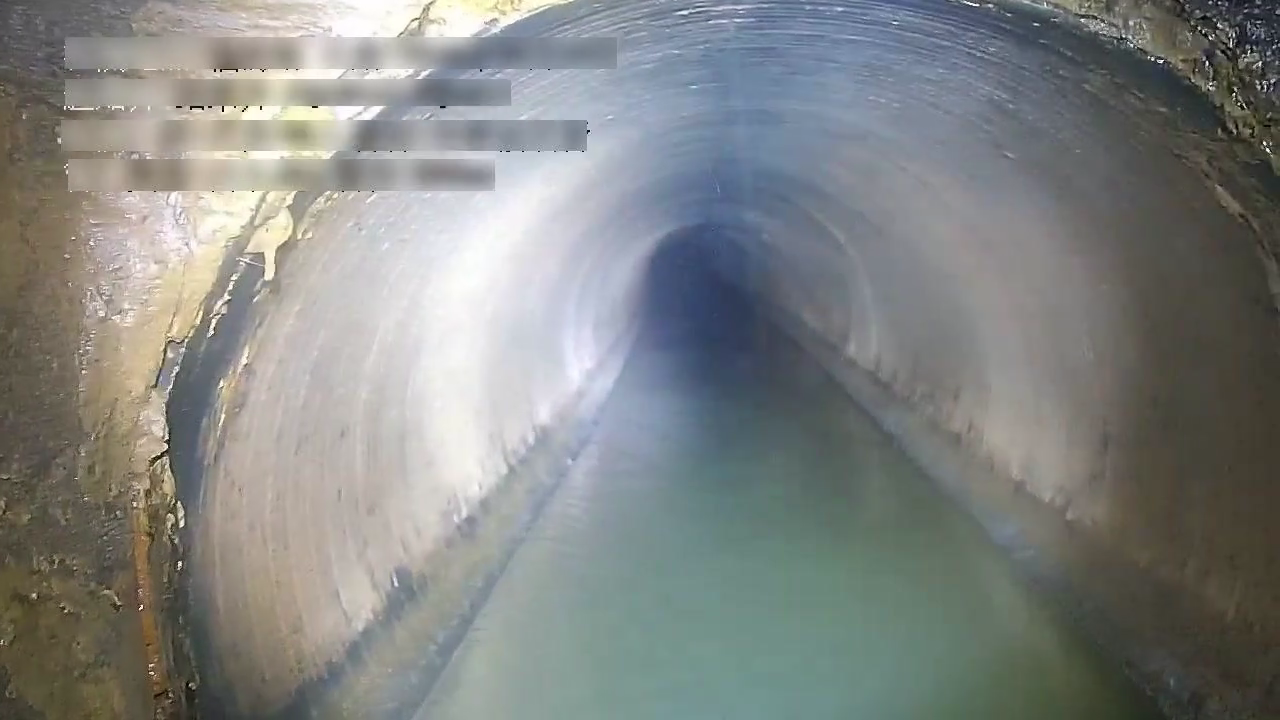
#> input picture frame 23 of Recurrent/tool/video/4707.mp4, 1280 x 720 px
$ python enhance.py
#> lines starting #> are read from the running program, lines starting #| are printed output that depends on the picture; pictures that were not available may be replaced by others from this repository, and a replacement may not be noted
import cv2
import numpy as np

INPUT_FILE1 = '/mnt/hdd1/chenbeitao/data/datasets/UrbanPipe-Track/urbanpipe_data/media/sdd/zhangxuan/eccv_data_raw_video/4707.mp4'
INPUT_FILE2 = '/mnt/hdd1/chenbeitao/data/datasets/UrbanPipe-Track/urbanpipe_data/media/sdd/zhangxuan/eccv_data_raw_video/4709.mp4'
OUTPUT_FILE = './video/merge_four.mp4'

reader1 = cv2.VideoCapture(INPUT_FILE1)
reader2 = cv2.VideoCapture(INPUT_FILE2)
width = int(reader1.get(cv2.CAP_PROP_FRAME_WIDTH))
height = int(reader1.get(cv2.CAP_PROP_FRAME_HEIGHT))
length1 = int(reader1.get(cv2.CAP_PROP_FRAME_COUNT))
length2 = int(reader2.get(cv2.CAP_PROP_FRAME_COUNT))
print(length1, length2)
writer = cv2.VideoWriter(OUTPUT_FILE,
            #   cv2.VideoWriter_fourcc('I', '4', '2', '0'), # (*"mp4v") for mp4 output
              cv2.VideoWriter_fourcc('m', 'p', '4', 'v'), # (*"mp4v") for mp4 output
              30, # fps
              (width, height)) # resolution

print(reader1.isOpened())
print(reader2.isOpened())
have_more_frame = True
two_flag = True
c = 0

while have_more_frame and two_flag:
    have_more_frame, frame1 = reader1.read()
#> frame1 is the input picture: shape (720, 1280, 3); mean B, G, R 131.3, 133.5, 130.6
    two_flag, frame2 = reader2.read()
    if frame1 is None or frame2 is None:
        break
    frame1 = cv2.resize(frame1, (width//2, height//2))
#> frame1: shape (360, 640, 3)
    frame2 = cv2.resize(frame2, (width//2, height//2))
    row1 = np.hstack((frame1, frame2))
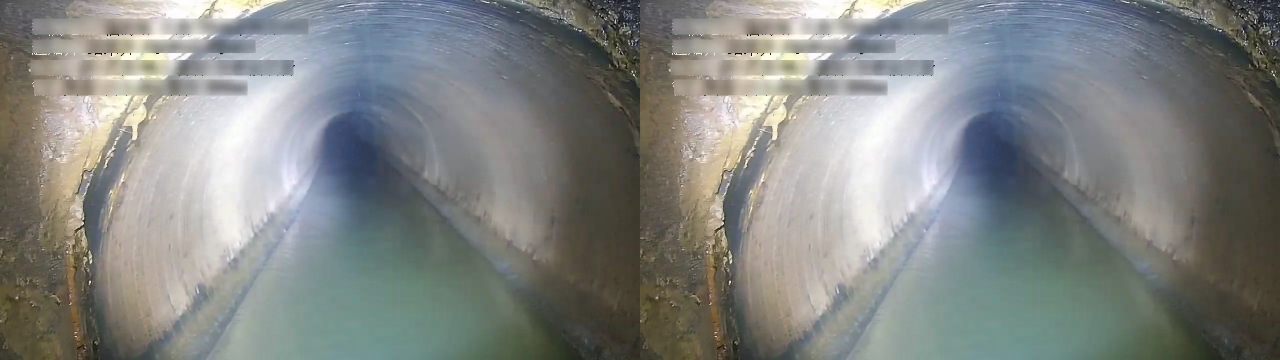
#> row1: shape (360, 1280, 3); mean B, G, R 131.5, 133.7, 130.7
    row2 = np.hstack((frame2, frame1))
    img = np.vstack((row1, row2))
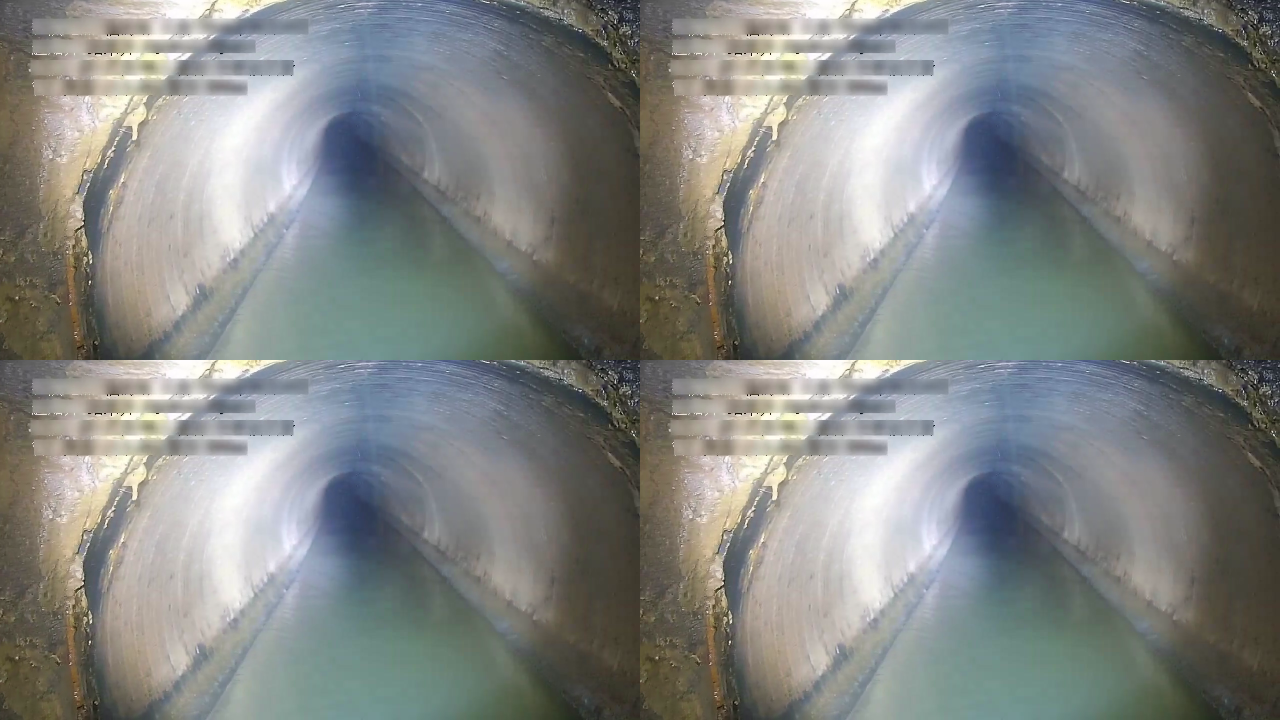
#> img: shape (720, 1280, 3); mean B, G, R 131.5, 133.7, 130.7
    # print(img.shape)
    cv2.waitKey(1)
    writer.write(img)
    c += 1
    print(str(c) + ' is ok', end='\r')


writer.release()
reader1.release()
reader2.release()
cv2.destroyAllWindows()

$ run again, starting later in the video
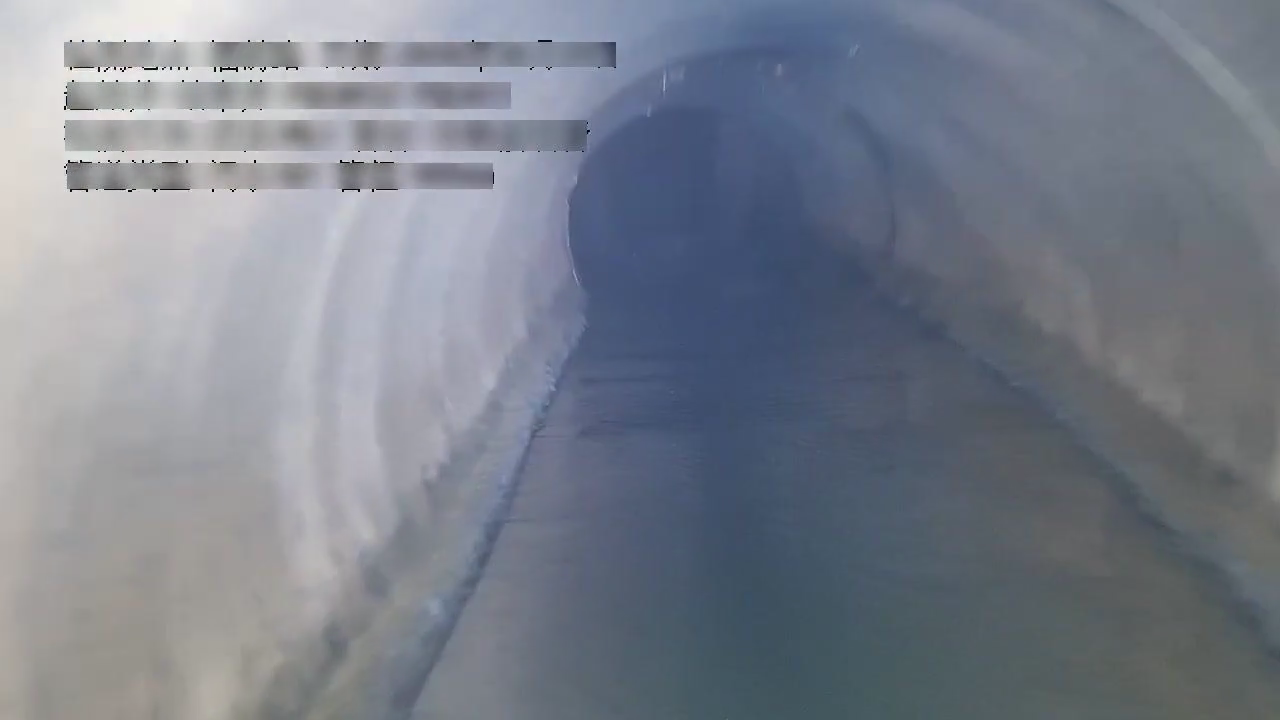
#> input picture frame 106 of Recurrent/tool/video/4707.mp4, 1280 x 720 px
#> frame1 is the input picture: shape (720, 1280, 3); mean B, G, R 139.9, 128.3, 122.3
#> frame1: shape (360, 640, 3)
#> `row1 = np.hstack((frame1, frame2))`:
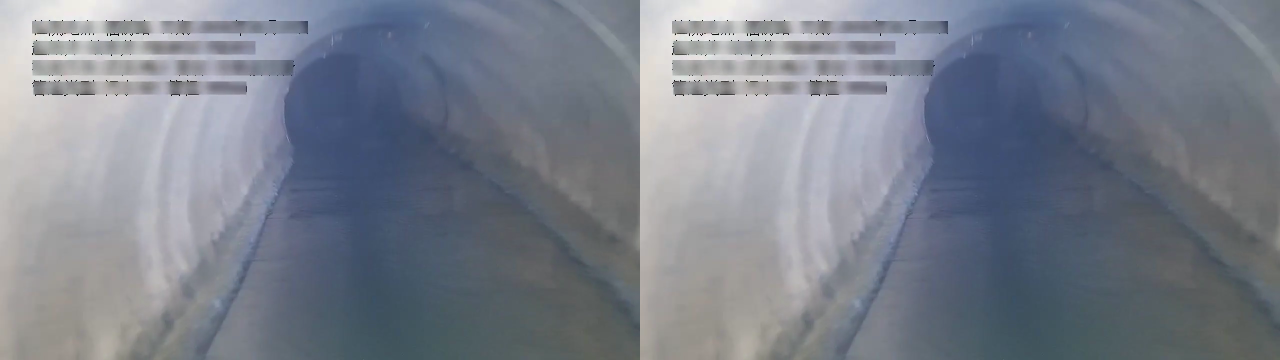
#> row1: shape (360, 1280, 3); mean B, G, R 140, 128.4, 122.4
#> `img = np.vstack((row1, row2))`:
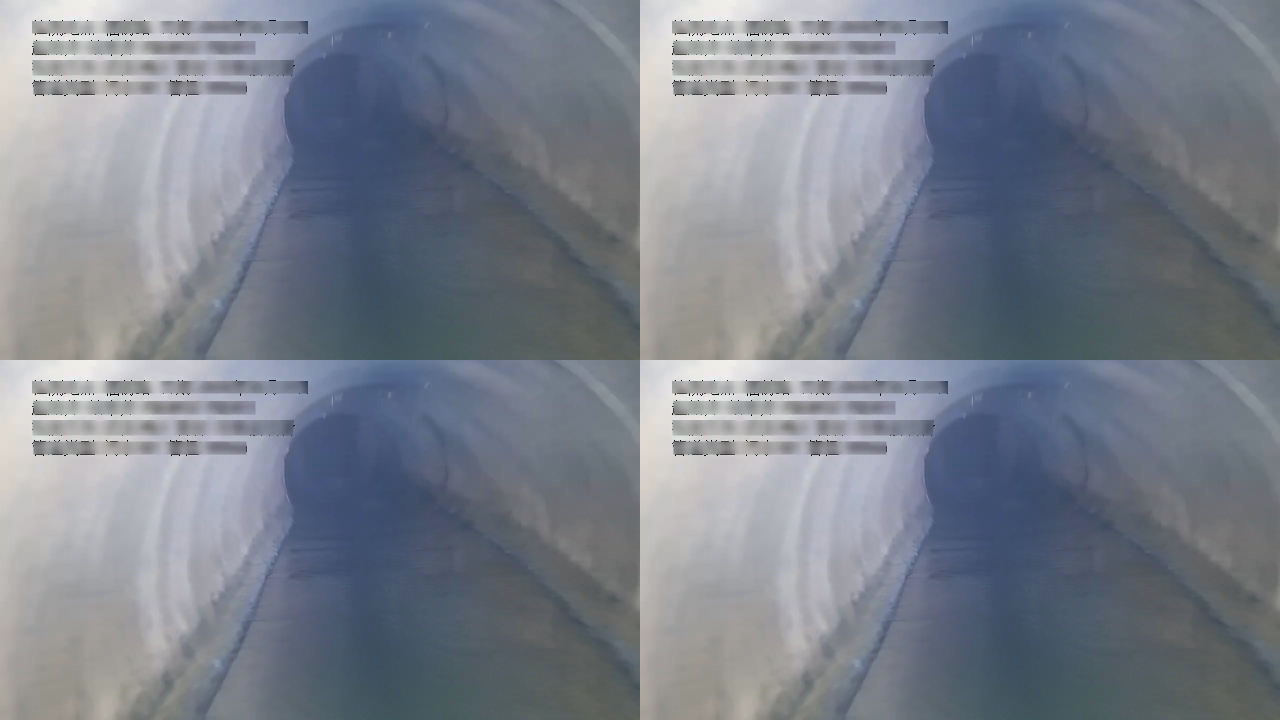
#> img: shape (720, 1280, 3); mean B, G, R 140, 128.4, 122.4

$ run again, starting later in the video
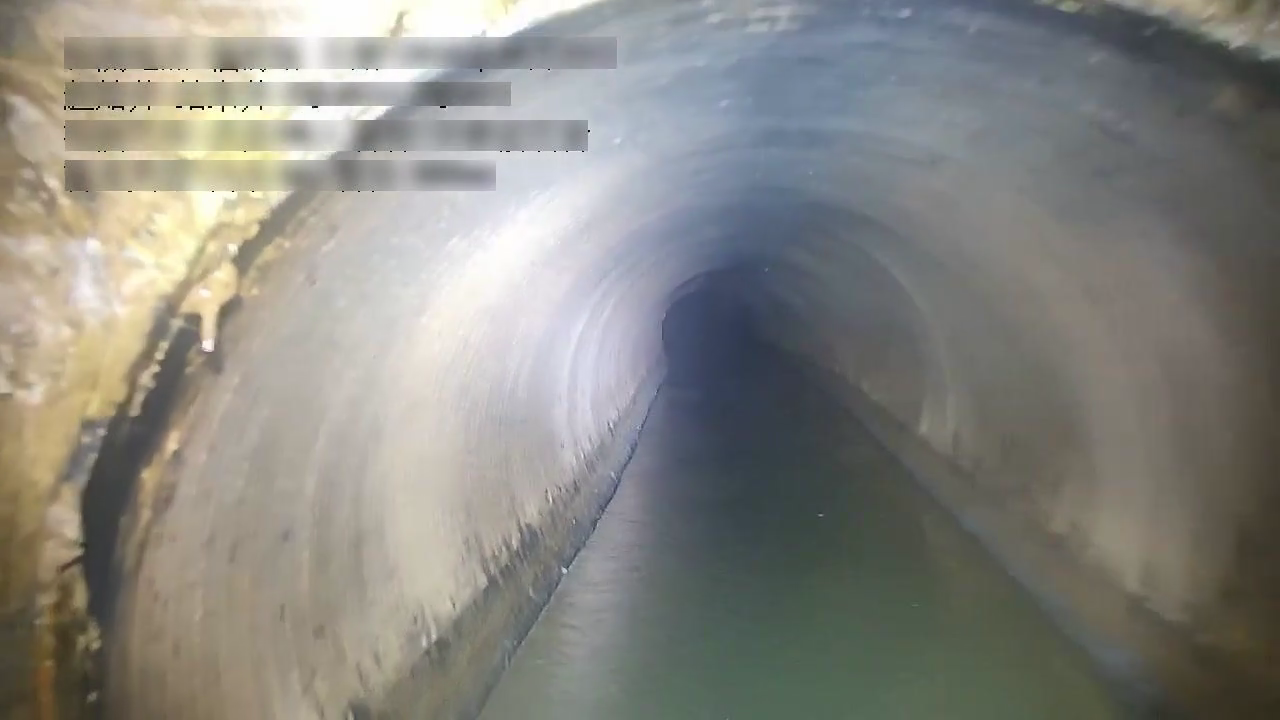
#> input picture frame 189 of Recurrent/tool/video/4707.mp4, 1280 x 720 px
#> frame1 is the input picture: shape (720, 1280, 3); mean B, G, R 129.4, 135.5, 136.3
#> frame1: shape (360, 640, 3)
#> `row1 = np.hstack((frame1, frame2))`:
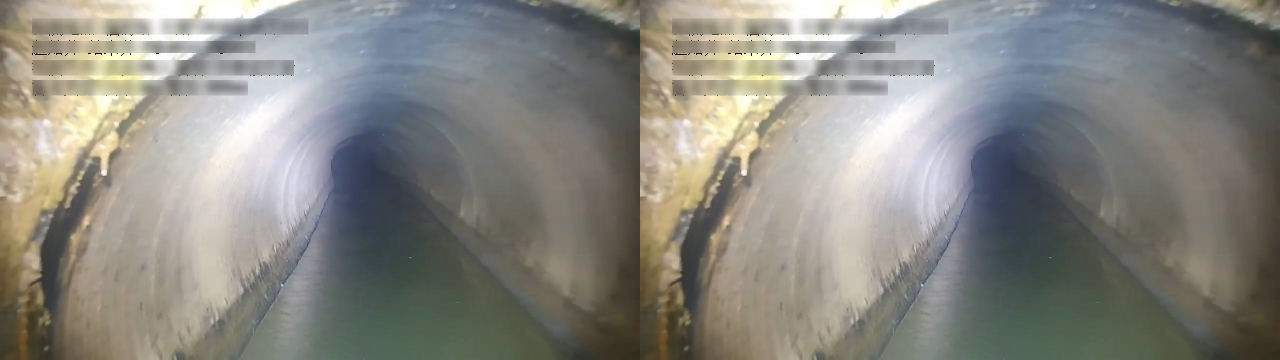
#> row1: shape (360, 1280, 3); mean B, G, R 129.5, 135.6, 136.5
#> `img = np.vstack((row1, row2))`:
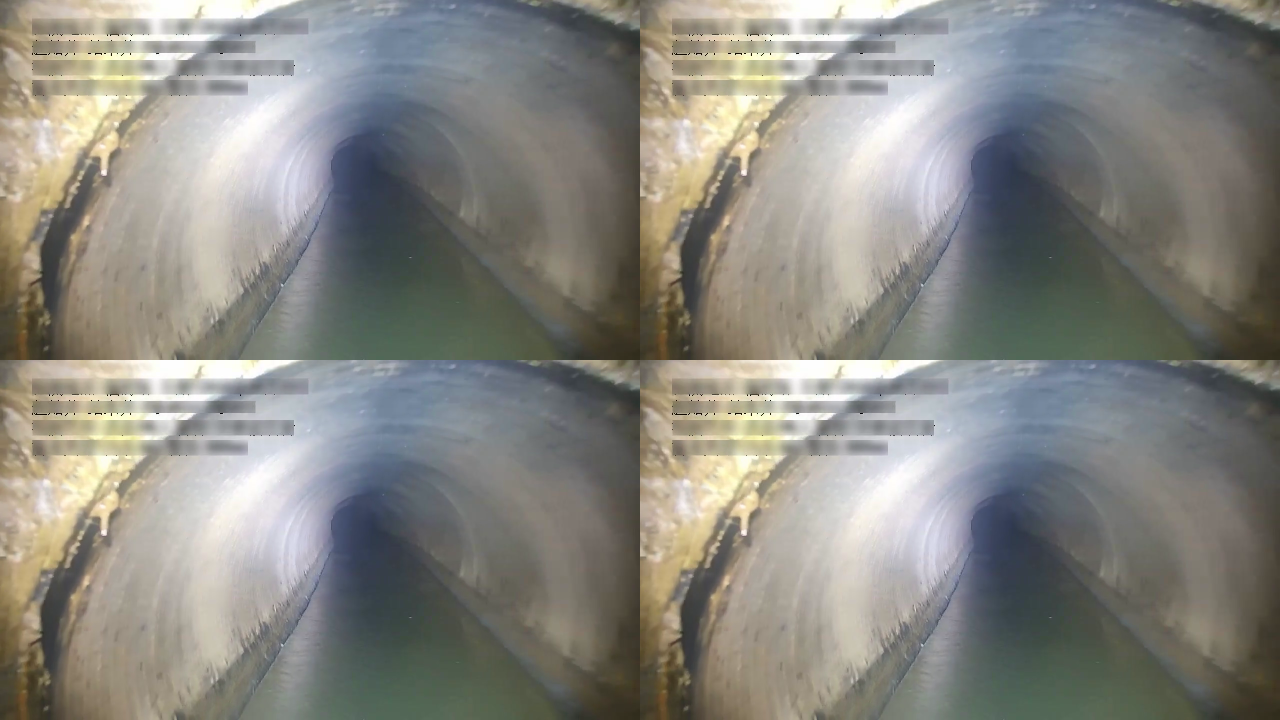
#> img: shape (720, 1280, 3); mean B, G, R 129.5, 135.6, 136.5
